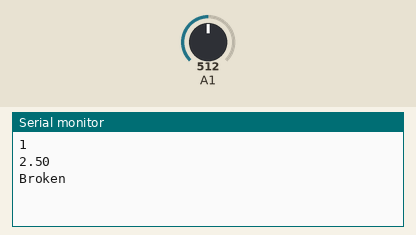
Simulated run of this sketch. Board: Arduino Uno, built with avr-gcc and run on an emulated ATmega328P. On the bench: the last lines printed to the serial monitor. Inputs (shaded band) come from the test bench; at power-on: A1 = 512. WiFi joins after 1.5 s; servers stay silent unless stated.

Above: at 11.2 s.
11.3 s: A1 set to 806
At 15.76 s:
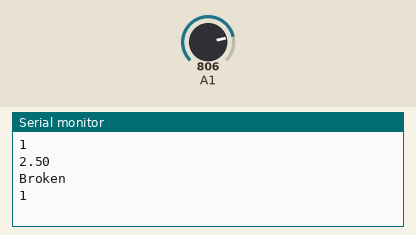
16.7 s: A1 set to 838
At 21.7 s:
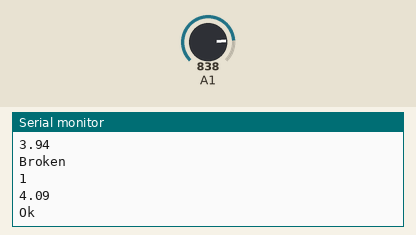
Timing chart, 0 to 23.2 s (numbered marks = the images above; inputs shaded):
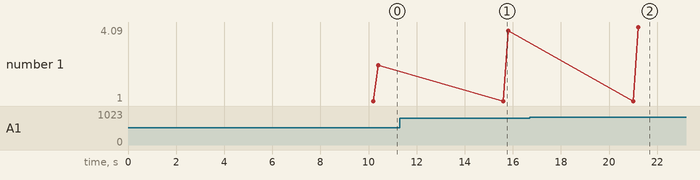

Measured:
- the behaviour switches between 819 and 820 on A1 (found by bisection; images 1 and 2)
- after the input at 16.7 s, the serial monitor: prints a new line after 4.5 s (image 2)
- plotted number 1: 2.5 → 3.94 after the input at 11.3 s, 3.94 → 4.09 after the input at 16.7 s

The sketch:

WaterDistribution.ino
```cpp
#include <SPI.h>
#include <Ethernet.h>


float threshold = 4.0;
byte mac[] = {
  0xFC, 0x77, 0x74, 0xC4, 0xF5, 0x4F };

IPAddress ip(10,5,25,96);
IPAddress server(10,5,24,1);

EthernetClient client;

void setup() {
  // put your setup code here, to run once:
  Serial.begin(9600);
  Ethernet.begin(mac, ip);

  delay(10000);

}

void loop() {
  // put your main code here, to run repeatedly:
  int sensorValue = analogRead(A1);
  float voltage = (sensorValue) * 5.0 / 1024.0;
  // Check to see if the the circuit was connected or broken
  Serial.println(client.connect(server, 8008));
  if (client.connect(server, 8008)) {
    Serial.println(voltage);
    if (voltage < threshold) {
      client.print(String("GET ") + "/services/waterdatabase.php?value=" + voltage + "&status=1\r\n" + " HTTP/1.1\r\n" + "Host: " + server + "connection: close\r\n\r\n"); // This
      Serial.println("Broken");
    } else {
      client.print(String("GET ") + "/services/waterdatabase.php?value=" + voltage + "&status=0\r\n" + " HTTP/1.1\r\n" + "Host: " + server + "connection: close\r\n\r\n"); // This
      Serial.println("Ok");
    }
  } else {
       Serial.println("--> connection failed\n");
  }
  delay(5000);
}
```
